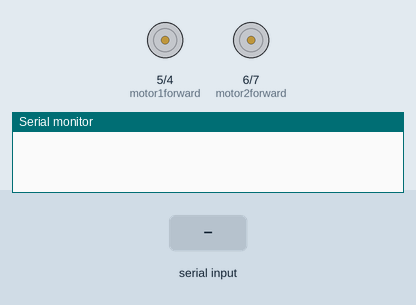
A sketch run on a simulated Arduino Uno, built with avr-gcc and run on an emulated ATmega328P. On the bench: motor-driver pin pairs drawn as motors (green arrow = first pin HIGH = forward, orange = second pin HIGH = backward, longer = more drive), the last lines printed to the serial monitor. The inputs (shaded band) are chosen by the test bench.

Above: at 1.2 s.
1.3 s: "F" received over the second serial link
At 2.2 s:
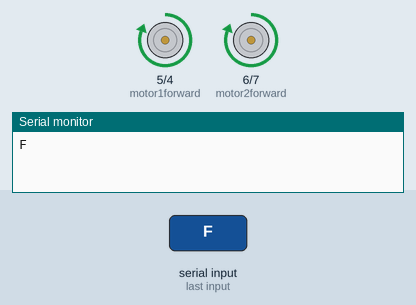
2.8 s: "B" received over the second serial link
At 3.3 s:
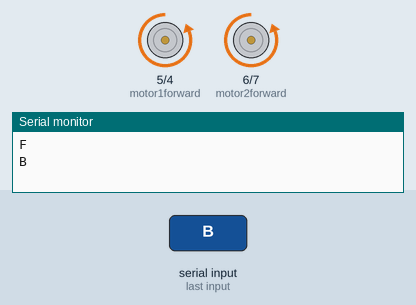
4.3 s: "R" received over the second serial link
At 5.5 s:
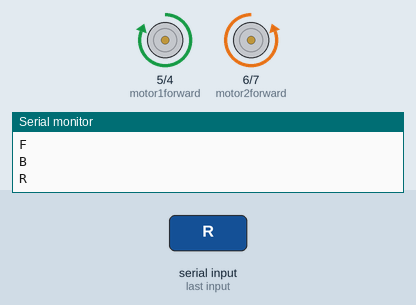
5.8 s: "L" received over the second serial link
At 6.8 s:
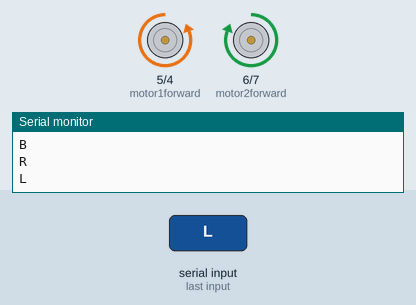
Timing chart, 0 to 8.3 s (numbered marks = the images above; inputs shaded):
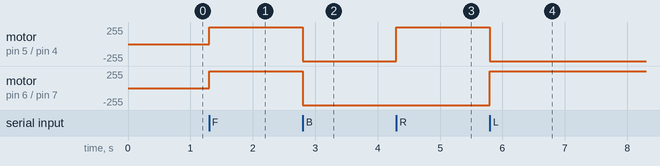

Measured:
- after the input at 1.3 s, motor on pin 5 (motor1forward) / pin 4 (motor1back), motor on pin 6 (motor2forward) / pin 7 (motor2back): stopped → forward 255/255 at once
- after the input at 2.8 s, motor on pin 5 (motor1forward) / pin 4 (motor1back), motor on pin 6 (motor2forward) / pin 7 (motor2back): forward 255/255 → backward 255/255 at once
- after the input at 4.3 s, motor on pin 5 (motor1forward) / pin 4 (motor1back): backward 255/255 → forward 255/255 at once
- after the input at 5.8 s, motor on pin 5 (motor1forward) / pin 4 (motor1back): forward 255/255 → backward 255/255 at once; motor on pin 6 (motor2forward) / pin 7 (motor2back): backward 255/255 → forward 255/255 at once

The sketch:

Code.ino
```cpp
/*This sketch shows you how to make a smartphone controlled car using Arduino.
 *
 * Components
 * ----------
 * Arduino uno, L298N, Smartphone, Bluetooth module, chassis, wheels, 2 Motors, 2 9V batteries, battery connectors and jumper
 * wires

 **********************************************************************************************************************/


#include<SoftwareSerial.h>
SoftwareSerial bluetooth(2, 3);

char r;

int motor1back = 4;
int motor1forward = 5;
int motor2forward = 6;
int motor2back = 7;

void setup() {
  Serial.begin(9600);
  bluetooth.begin(9600);


  pinMode(motor1forward, OUTPUT);
  pinMode(motor1back, OUTPUT);
  pinMode(motor2forward, OUTPUT);
  pinMode(motor2back, OUTPUT);
}

void loop() {
  if (bluetooth.available() > 0) {
    r  = bluetooth.read();
    Serial.println(r);

  }

  if (r == 'F') {
    digitalWrite(motor1back, LOW); // go forward
    digitalWrite(motor2forward, HIGH);
    digitalWrite(motor1forward, HIGH);
    digitalWrite(motor2back, LOW);
  }

  else if (r == 'B') {
    digitalWrite(motor1forward, LOW); // go back
    digitalWrite(motor2back, HIGH);
    digitalWrite(motor1back, HIGH);
    digitalWrite(motor2forward, LOW);

  }

  else if (r == 'R') {
    digitalWrite(motor1forward, HIGH); // right turn
    digitalWrite(motor2forward, LOW);
    digitalWrite(motor1back, LOW);
    digitalWrite(motor2back, HIGH);
  }

  else if (r == 'L') {


    digitalWrite(motor1back, HIGH); // left turn
    digitalWrite(motor2back, LOW);

    digitalWrite(motor1forward, LOW);
    digitalWrite(motor2forward, HIGH );
  }

  else {
    digitalWrite(motor1forward, LOW); //stop
    digitalWrite(motor2back, LOW);
    digitalWrite(motor1back, LOW);
    digitalWrite(motor2forward, LOW);
  }
}
```
